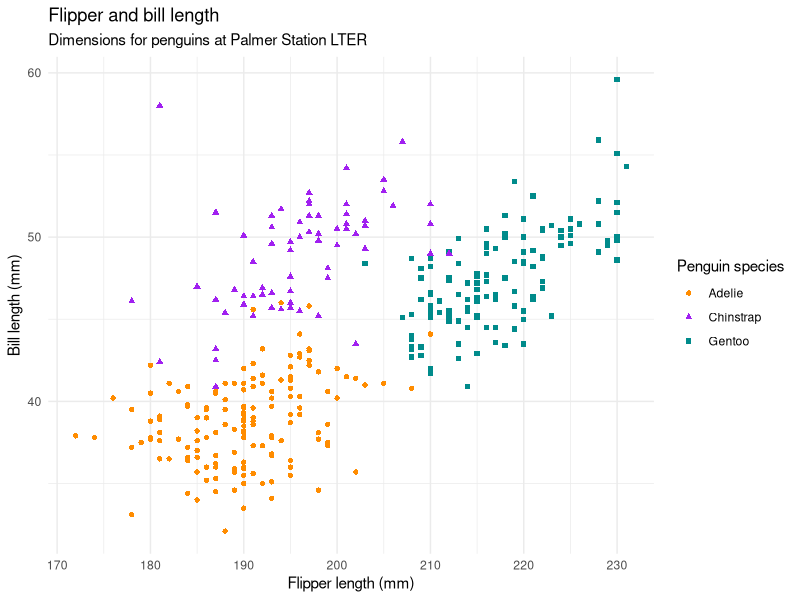

Source code (R):
## ---- chunk 1
#| label: load-packages
#| include: false

library(tidyverse)
library(palmerpenguins)
## ---- chunk 2
#| label: plot-penguins
#| warning: false
#| echo: false

ggplot(penguins, 
       aes(x = flipper_length_mm, y = bill_length_mm)) +
  geom_point(aes(color = species, shape = species)) +
  scale_color_manual(values = c("darkorange","purple","cyan4")) +
  labs(
    title = "Flipper and bill length",
    subtitle = "Dimensions for penguins at Palmer Station LTER",
    x = "Flipper length (mm)", y = "Bill length (mm)",
    color = "Penguin species", shape = "Penguin species"
  ) +
  theme_minimal()
